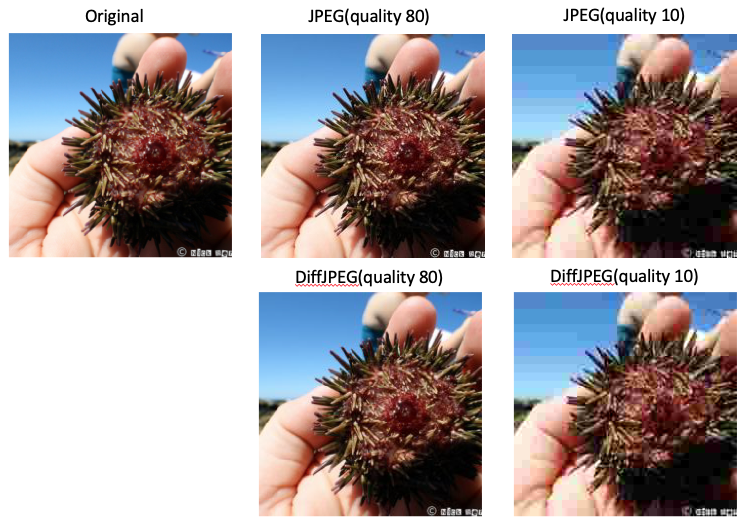
#> input picture src/attack_methods/DiffJPEG_master/diffjpeg.png, 748 x 525 px, given in place of 000000.png, which was not available
$ python color_code.py
#> lines starting #> are read from the running program, lines starting #| are printed output that depends on the picture; after the words box and inside, x2 and y2 are one past the last pixel; in counts of white or black regions, pixels touching at a corner belong together; pictures that were not available may be replaced by others from this repository, and a replacement may not be noted
from PIL import Image
import numpy as np
import matplotlib.pyplot as plt
import cv2
import argparse
import os

class Color_code(object):
    def __init__(self,args):
        self.sigma = args.sigma
        self.num_pixel = 256
        self.channel = 3
        self.watermark_pos_total = np.zeros((self.num_pixel*self.num_pixel,self.channel))
        self.watermark_neg_total = np.zeros((self.num_pixel*self.num_pixel,self.channel))
        self.watermark_total = np.zeros((self.num_pixel*self.num_pixel,self.channel))
        self.org_total = np.zeros((self.num_pixel*self.num_pixel,self.channel))
        self.red = np.array([255,0,0])
        # self.yellow = np.array([255,255,0])
        self.green = np.array([0,255,0])
        self.blue = np.array([0,0,255])
        self.heatmap = np.zeros((256 * 256, 3))
        total_key = [[0,1,2],[0,1],[0,2],[1,2],[0],[1],[2]]
        assert args.key<=len(total_key) and args.key>=0, f"key out of range: {args.key}"
        self.keys = total_key[args.key]
        self.amplifier = args.amplifier
        self.threshold = args.threshold
        self.shift = args.shift
        # self.sample = args.sample

    def rgb2gray(self,rgb):
        return np.dot(rgb[..., :3], [0.2989, 0.5870, 0.1140])


    # [71 lines left out: functions get_color_coded_image, get_heat_map, not called in this run]

    def get_superimposing_heatmap(self,sample):
#> called with sample = 0
        negative_path = './visualization/fixed_sigma_{}/shift_{}/watermark_neg/'.format(self.sigma, self.shift) + f'{sample:06d}.png'
        positive_path = './visualization/fixed_sigma_{}/shift_{}/watermark_pos/'.format(self.sigma, self.shift) + f'{sample:06d}.png'
        original_image_path = './visualization/fixed_sigma_{}/shift_{}/target_perturbed/'.format(self.sigma, self.shift) + f'{sample:06d}.png'
        neg = cv2.imread(negative_path, cv2.IMREAD_GRAYSCALE)
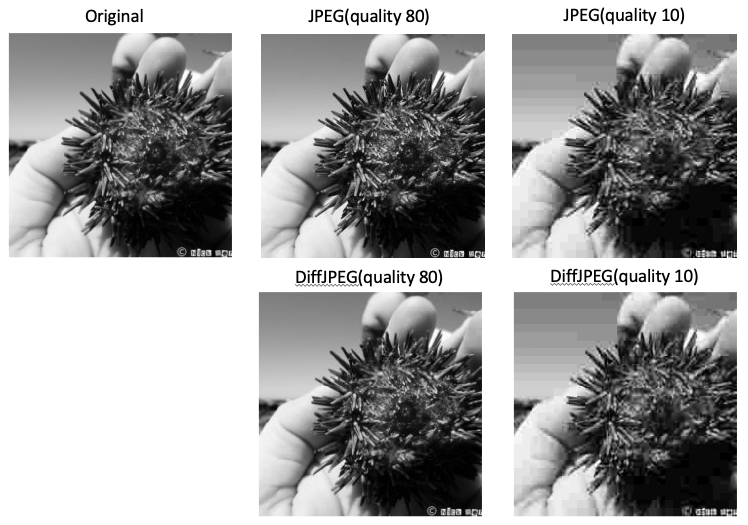
#> neg: shape (525, 748); min 0, max 255, mean 160.6
        pos = cv2.imread(positive_path, cv2.IMREAD_GRAYSCALE)
        org = cv2.imread(original_image_path)
        # [5 lines of commented-out code are left out]

        image = np.uint8(pos+neg)
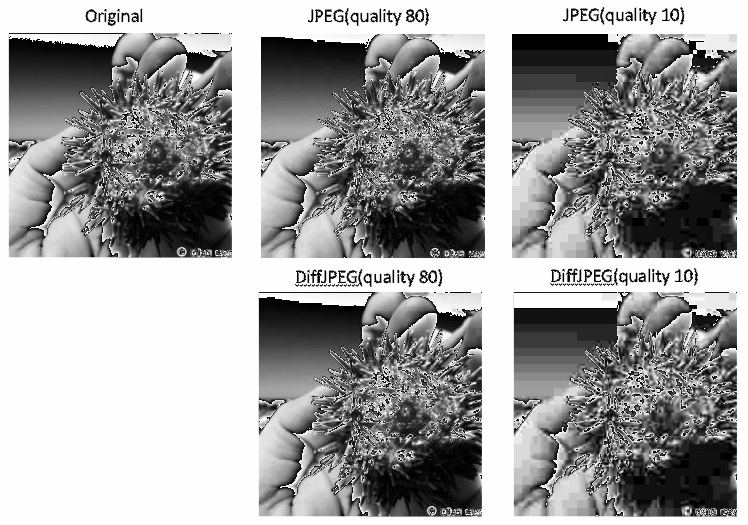
#> image: shape (525, 748); min 0, max 254, mean 158.2
        th = cv2.threshold(image, 25, 255, cv2.THRESH_BINARY_INV)[1]
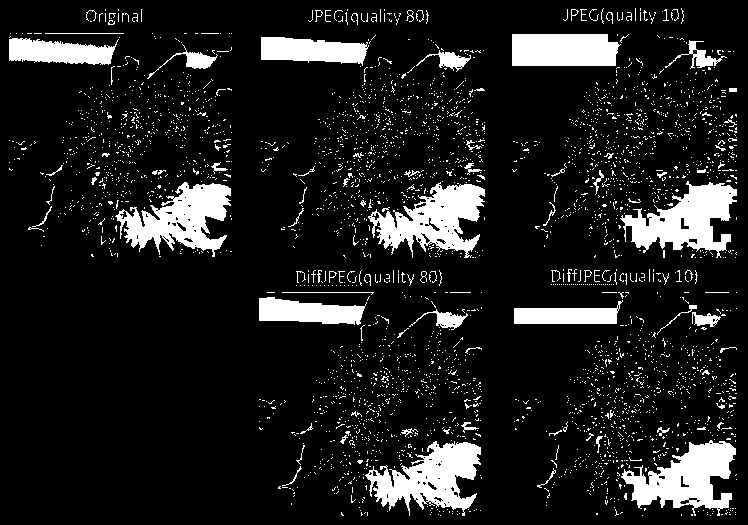
#> th: shape (525, 748); 11.8% white; 3336 white regions (3239 under 20 px), largest, box (x1, y1, x2, y2) and area: (620, 181, 737, 258) 4486, (365, 441, 481, 516) 4486, (368, 182, 485, 258) 4453
#> (the run stopped early here; a loop or call above may not have finished)
